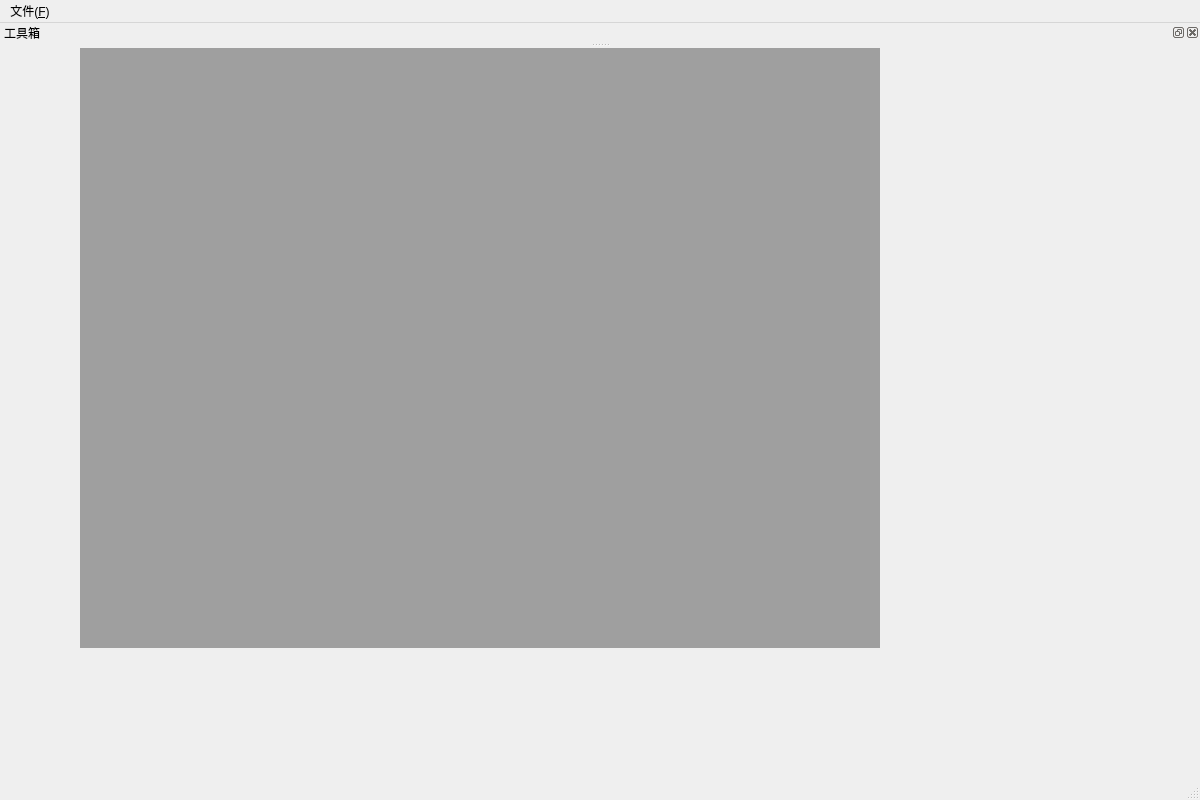
<?xml version="1.0" encoding="UTF-8"?>
<ui version="4.0">
 <class>MainWindow</class>
 <widget class="QMainWindow" name="MainWindow">
  <property name="geometry">
   <rect>
    <x>0</x>
    <y>0</y>
    <width>1200</width>
    <height>800</height>
   </rect>
  </property>
  <property name="windowTitle">
   <string>MainWindow</string>
  </property>
  <widget class="QWidget" name="centralwidget">
   <widget class="QMdiArea" name="mdiArea">
    <property name="geometry">
     <rect>
      <x>80</x>
      <y>0</y>
      <width>800</width>
      <height>600</height>
     </rect>
    </property>
   </widget>
  </widget>
  <widget class="QMenuBar" name="menubar">
   <property name="geometry">
    <rect>
     <x>0</x>
     <y>0</y>
     <width>1200</width>
     <height>21</height>
    </rect>
   </property>
   <widget class="QMenu" name="menu_F">
    <property name="title">
     <string>文件(&amp;F)</string>
    </property>
    <addaction name="actionNew_N"/>
    <addaction name="separator"/>
    <addaction name="actionshowDock"/>
   </widget>
   <addaction name="menu_F"/>
  </widget>
  <widget class="QStatusBar" name="statusbar"/>
  <widget class="QDockWidget" name="dockWidget">
   <property name="windowTitle">
    <string>工具箱</string>
   </property>
   <attribute name="dockWidgetArea">
    <number>4</number>
   </attribute>
   <widget class="QWidget" name="dockWidgetContents"/>
  </widget>
  <action name="actionNew_N">
   <property name="text">
    <string>新建(&amp;N)</string>
   </property>
   <property name="iconText">
    <string>新建(N)</string>
   </property>
  </action>
  <action name="actionshowDock">
   <property name="text">
    <string>显示(&amp;S)</string>
   </property>
  </action>
 </widget>
 <resources/>
 <connections/>
</ui>
